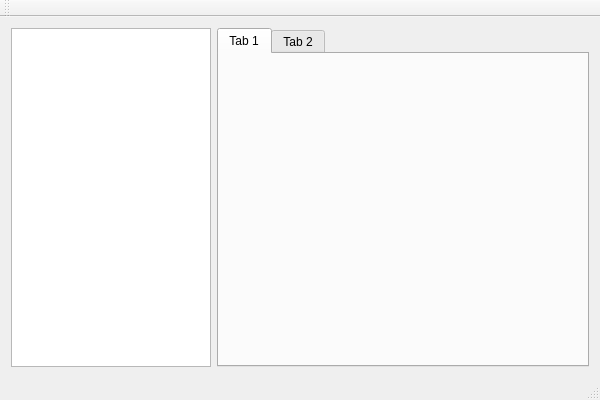
<?xml version="1.0" encoding="UTF-8"?>
<ui version="4.0">
 <class>MainWindowClass</class>
 <widget class="QMainWindow" name="MainWindowClass">
  <property name="geometry">
   <rect>
    <x>0</x>
    <y>0</y>
    <width>600</width>
    <height>400</height>
   </rect>
  </property>
  <property name="windowTitle">
   <string>MainWindow</string>
  </property>
  <widget class="QWidget" name="centralWidget">
   <layout class="QHBoxLayout" name="horizontalLayout">
    <item>
     <widget class="QListView" name="listView">
      <property name="maximumSize">
       <size>
        <width>200</width>
        <height>16777215</height>
       </size>
      </property>
     </widget>
    </item>
    <item>
     <widget class="QTabWidget" name="tabWidget">
      <property name="currentIndex">
       <number>0</number>
      </property>
      <widget class="QWidget" name="tab">
       <attribute name="title">
        <string>Tab 1</string>
       </attribute>
      </widget>
      <widget class="QWidget" name="tab_2">
       <attribute name="title">
        <string>Tab 2</string>
       </attribute>
      </widget>
     </widget>
    </item>
   </layout>
  </widget>
  <widget class="QMenuBar" name="menuBar">
   <property name="geometry">
    <rect>
     <x>0</x>
     <y>0</y>
     <width>600</width>
     <height>21</height>
    </rect>
   </property>
  </widget>
  <widget class="QToolBar" name="mainToolBar">
   <attribute name="toolBarArea">
    <enum>TopToolBarArea</enum>
   </attribute>
   <attribute name="toolBarBreak">
    <bool>false</bool>
   </attribute>
  </widget>
  <widget class="QStatusBar" name="statusBar"/>
 </widget>
 <layoutdefault spacing="6" margin="11"/>
 <resources>
  <include location="mainwindow.qrc"/>
 </resources>
 <connections/>
</ui>
